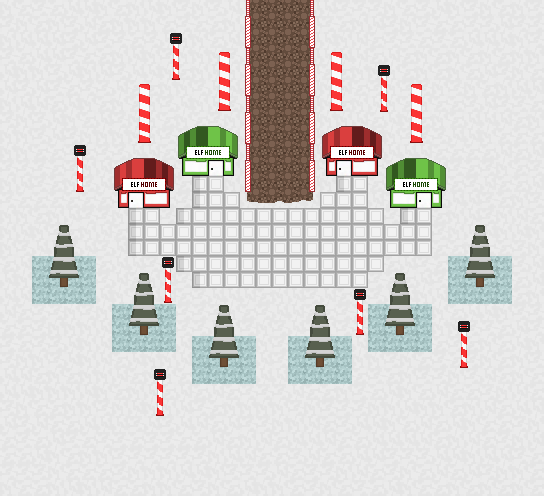

Rendered tile map (Tiled .tmx) drawn with the repository's tilesets; below, a short description and the map source with its tile grids summarised:
An orthogonal 34x31 tile map with 16x16 px tiles, 2 tile layers (Tile Layer 1, Tile Layer 2), 1 hidden layer not drawn, 2 tilesets.

<map version="1.2" tiledversion="1.2.4" orientation="orthogonal" renderorder="right-down" width="34" height="31" tilewidth="16" tileheight="16" infinite="0" nextlayerid="4" nextobjectid="1">
 <tileset firstgid="1" source="../tilesets/world-tileset.tsx" />
 <tileset firstgid="4097" source="../tilesets/collision-tileset.tsx" />
 <layer id="1" name="Tile Layer 1" width="34" height="31">
  <data>[1054 cells, 1054 non-empty, 10 distinct tile ids]</data>
 </layer>
 <layer id="2" name="Tile Layer 2" width="34" height="31">
  <data>[1054 cells, 208 non-empty, 63 distinct tile ids]</data>
 </layer>
 <layer id="3" name="Tile Layer 3" width="34" height="31" visible="0">
  <data>[1054 cells, 315 non-empty, 3 distinct tile ids]</data>
 </layer>
</map>
